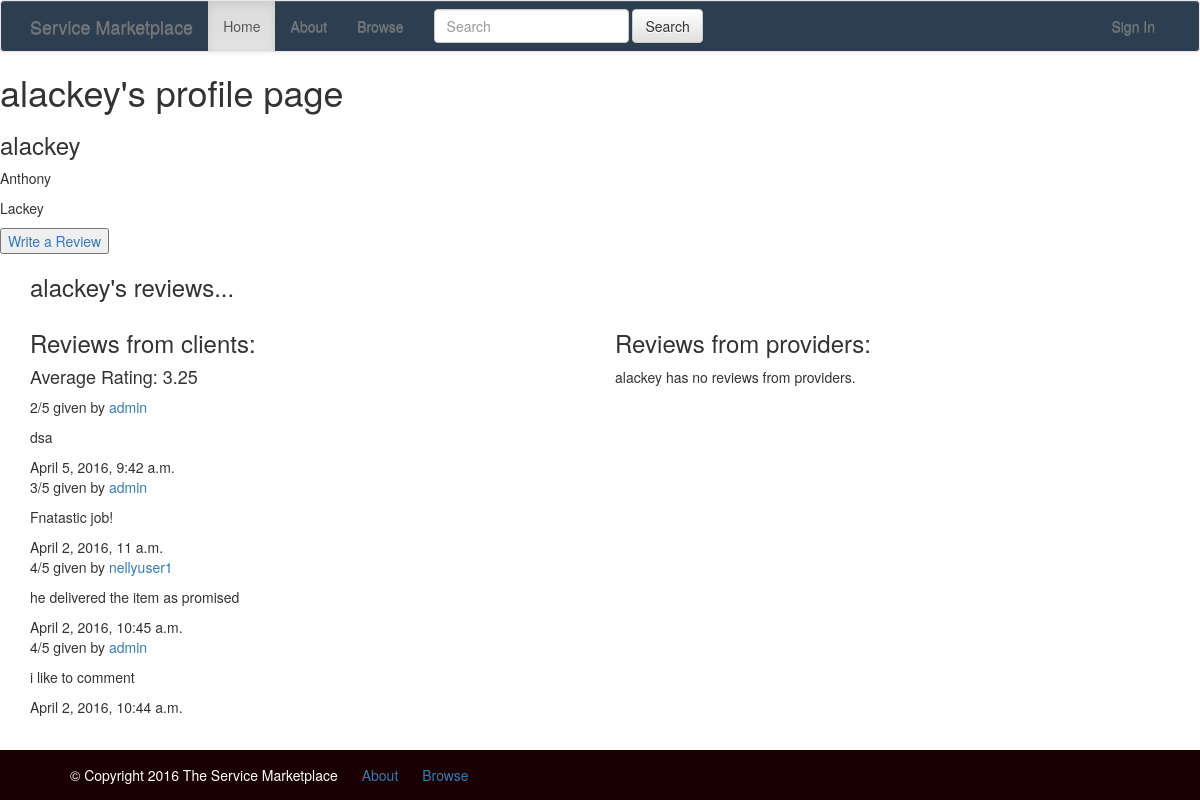
Page /user/alackey/ on the committed database.
### market/models.py (models this page shows, shortened)
class Review(models.Model):
    RATINGS = (
        (1, '1'),
        (2, '2'),
        (3, '3'),
        (4, '4'),
        (5, '5'),
    )
    TYPE = (
        ('client', 'Client'),
        ('provider', 'Provider'),
    )
    rating = models.IntegerField(choices=RATINGS)
    user = models.ForeignKey(settings.AUTH_USER_MODEL, related_name='review')
    account_type = models.CharField(max_length=8, choices=TYPE, default='client')
    author = models.ForeignKey(
        settings.AUTH_USER_MODEL,
        related_name='review_author',
        null=True,
        blank=True
    )
    comment = models.TextField()
    created_date = models.DateTimeField(default=timezone.now)
    class Meta:
        permissions = (
            ('can_add_review', 'can_add_review'),
        )

### market/views.py (the view)
# urls.py: url(r'^user/(?P<username>[\w.@+-]+)/$', views.user_profile, name="user_profile"),
def user_profile(request, username):
    user = User.objects.get(username=username)
    if request.user == user:
        return HttpResponseRedirect('/my_account/')
    owner = is_owner(request=request, username=username)
    avg_rating_c = get_avg_rating(username=user, mode='client')
    avg_rating_p = get_avg_rating(username=user, mode='provider')
    reviews = Review.objects.filter(user=user).order_by('-created_date')
    reviews_clients = reviews.filter(account_type='client')
    reviews_providers = reviews.filter(account_type='provider')
    return render(
        request,
        'market/user_profile.html', {
            'user': user,
            'avg_rating_clients': avg_rating_c,
            'avg_rating_providers': avg_rating_p,
            'reviews_clients': reviews_clients,
            'reviews_providers': reviews_providers,
            'is_owner': owner,
        }
    )

### market/functions.py (called while the page is built)
def is_owner(request=None, service=None, username=None,
             args=None, if_true=None):
    if request is None:
        return False
    elif service is None and username is None:
        return False
    if service is not None:
        result = request.user == service.client
    elif username is not None:
        result = request.user.username == username
    if args is not None:
        args['is_owner'] = result
        if if_true is not None:
            for key, value in if_true.items():
                args[key] = value
    return result

def get_avg_rating(username, mode):
    ratings = Review.objects.filter(user=username, account_type=mode)
    avg_rating = ratings.aggregate(Avg('rating'))
    if avg_rating.get('rating__avg') is None:
        return 0
    else:
        return format(avg_rating.get('rating__avg'), '.2f')

### market/templates/market/user_profile.html
{% extends "market/base.html" %}
{% block content %}
    <h1>{{ user.username }}'s profile page</h1>
    <div>
        <h3>{{ user.username }}</h3>
        <p>{{ user.first_name }}</p>
        <p>{{ user.last_name }}</p>
    </div>
    {% if user.is_authenticated and not is_owner %}
        <div>
            <a href='add_review'><input type=button value="Write a Review"></a>
        </div>
    {% endif %}
    <div class="container">
        <h3>{{ user.username }}'s reviews...</h3>
        <div class="row">
    		<div class="col-lg-6">
    			<h3>Reviews from clients:</h3>
    			{% if reviews_clients %}
                    <h4>Average Rating: {{ avg_rating_clients }}</h4>
                    {% for review in reviews_clients %}
                        <div class="review">
                            <p>{{ review.rating }}/5 given by <a href="{% url 'user_profile' username=review.author %}">{{ review.author }}</a></p>
                            <p>{{ review.comment }}</p>
                            <div class="date">{{ review.created_date }}</div>
                        </div>
                    {% endfor %}
                {% else %}
                    <p>{{ user.username }} has no reviews from clients.</p>
                {% endif %}
    		</div>
            <div class="col-lg-6">
                <h3>Reviews from providers:</h3>
                {% if reviews_providers %}
                    <h4>Average Rating: {{ avg_rating_providers }}</h4>
                    {% for review in reviews_providers %}
                        <div class="review">
                            <p>{{ review.rating }}/5 given by <a href="{% url 'user_profile' username=review.author %}">{{ review.author }}</a></p>
                            <p>{{ review.comment }}</p>
                            <div class="date">{{ review.created_date }}</div>
                        </div>
                    {% endfor %}
                {% else %}
                    <p>{{ user.username }} has no reviews from providers.</p>
                {% endif %}
            </div>
        </div>
	</div>
{% endblock %}

### market/static/css/base.css (style rules this page uses)
html, body { margin:0; padding:0; height:100%; }

### rows in the picture
Review: rating "2", author "admin", comment "dsa", created_date "April 5, 2016, 9:42 a.m."
Review: rating "3", author "admin", comment "Fnatastic job!", created_date "April 2, 2016, 11 a.m."
Review: rating "4", author "nellyuser1", comment "he delivered the item as promised", created_date "April 2, 2016, 10:45 a.m."
Review: rating "4", author "admin", comment "i like to comment", created_date "April 2, 2016, 10:44 a.m."

### other values in the picture
{{ user.username }} "alackey"
{{ user.first_name }} "Anthony"
{{ user.last_name }} "Lackey"
{{ avg_rating_clients }} "3.25"
